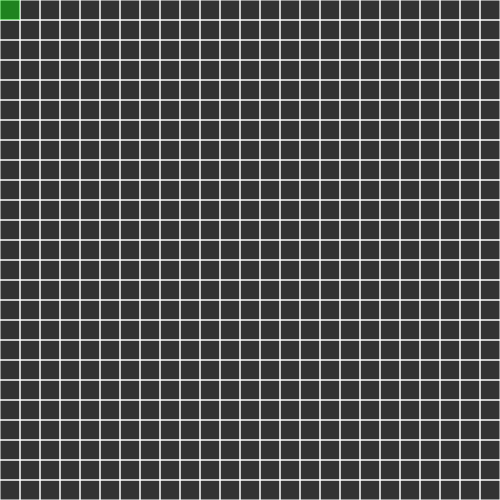
Frame 1 (no input)
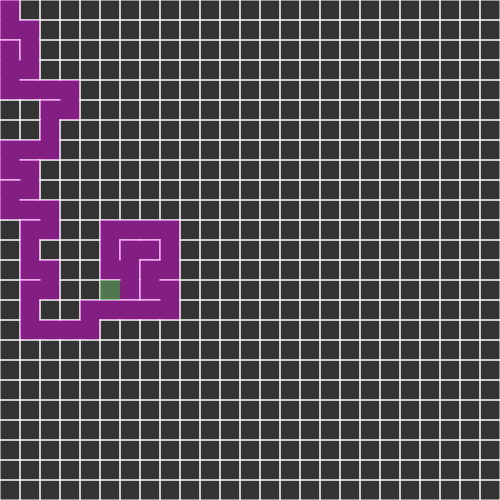
Frame 60 (no input)
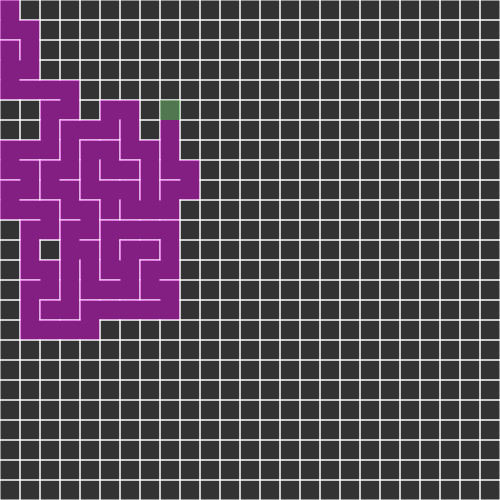
Frame 120 (the mouse pressed at the canvas centre since frame 60)

The p5.js sketch that drew these frames (run headless with seeded random() and noise() and a simulated clock; from frame 60 on, the mouse is pressed at the canvas centre):

// p5.js sketch
// ── sketch.js
var cols, rows;
var w = 20;
var grid = [];

var current;

var stack = [];

function setup() {
  createCanvas(500, 500);
  cols = floor(width / w);
  rows = floor(height / w);
  //frameRate(5);

  for (var j = 0; j < rows; j++) {
    for (var i = 0; i < cols; i++) {
      var cell = new Cell(i, j);
      grid.push(cell);
    }
  }

  current = grid[0]

}

function draw() {
  background(51);
  for (var i = 0; i < grid.length; i++) {
    grid[i].show();
  }

  current.visited = true;
  current.highlight();
  var next = current.checkNeighbors();
  if (next) {
    next.visited = true;
    
    stack.push(current);
    
    removeWalls(current,next);
    
    current = next;
  }
  else if ( stack.length > 0 ) {
    var cell = stack.pop();
    current = cell;
  }
}

function index(i, j) {
  if (i < 0 || j < 0 || i > cols - 1 || j > rows - 1) {
    return -1;
  }
  return i + j * cols;
}

function removeWalls(a,b) {
  var x = a.i - b.i;
  
  if ( x == 1 ) {
    a.walls[3] = false;
    b.walls[1] = false;
  }
  else if ( x == -1 ) {
    a.walls[1] = false;
    b.walls[3] = false;
  }
  
  var y = a.j - b.j;
  
  if ( y == 1 ) {
    a.walls[0] = false;
    b.walls[2] = false;
  }
  else if ( y == -1 ) {
    a.walls[2] = false;
    b.walls[0] = false;
  }
}

function Cell(i, j) {
  this.i = i;
  this.j = j;
  this.walls = [true, true, true, true];
  this.visited = false;

  this.checkNeighbors = function() {
    var neighbors = [];

    var top = grid[index(i, j - 1)];
    var right = grid[index(i + 1, j)];
    var bottom = grid[index(i, j + 1)];
    var left = grid[index(i - 1, j)];

    if (top && !top.visited) {
      neighbors.push(top);
    }
    if (right && !right.visited) {
      neighbors.push(right);
    }
    if (bottom && !bottom.visited) {
      neighbors.push(bottom);
    }
    if (left && !left.visited) {
      neighbors.push(left);
    }

    if (neighbors.length > 0) {
      var r = floor(random(0, neighbors.length));
      return neighbors[r];
    } else {
      return undefined;
    }
  }
  
  this.highlight = function() {
    var x = this.i*w;
    var y = this.j*w;
    noStroke();
    fill(0,255,0,100);
    rect(x,y,w,w);
  }

  this.show = function() {
    var x = this.i * w;
    var y = this.j * w;
    stroke(255);
    if (this.walls[0]) {
      line(x, y, x + w, y);
    }
    if (this.walls[1]) {
      line(x + w, y, x + w, y + w);
    }
    if (this.walls[2]) {
      line(x + w, y + w, x, y + w);
    }
    if (this.walls[3]) {
      line(x, y + w, x, y);
    }

    if (this.visited) {
      noStroke();
      fill(255, 0, 255, 100);
      rect(x, y, w, w);
    }
  }
}
